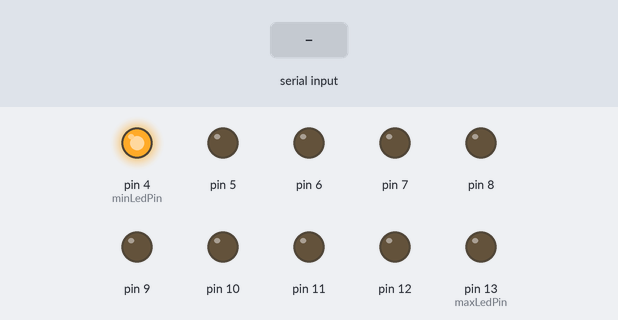
The sketch below on a simulated Arduino Uno, built with avr-gcc and run on an emulated ATmega328P. Parts: output pins drawn as LEDs (lit = HIGH). Inputs (shaded band) come from the test bench.

Above: at 0.5 s.
At 1.2 s:
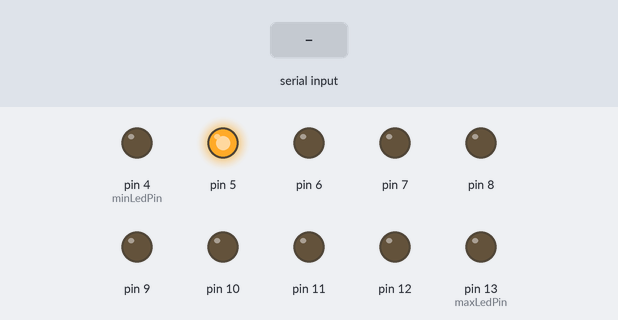
1.3 s: "l" received over Serial
At 1.6 s:
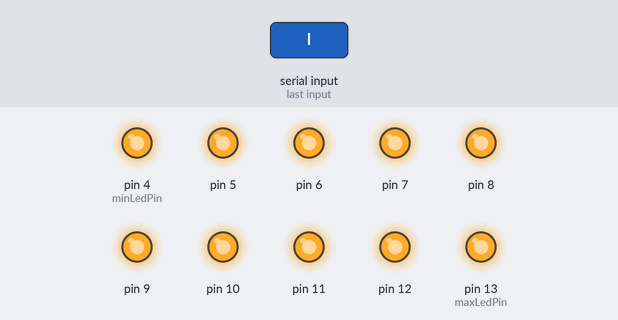
Timing chart, 0 to 4.3 s (numbered marks = the images above; inputs shaded):
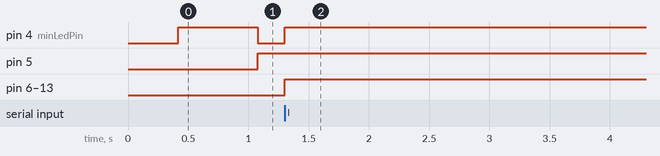

Measured:
- after the input at 1.3 s, pin 5: stops changing and stays HIGH

The sketch:

arcade.ino
```cpp
const int minLedPin =  4;
const int maxLedPin = 13;
int currentMillis = 0;
int nbAnim1 = 0;
int nbAnim2 = 0;
bool Anim1Step = false;
bool Anim2Step = false;
int currentAnim = 1;
int nbAnims = 2;
int currentLed = minLedPin-1;
signed int StartTime = 0;
bool doAnim = true;

void setup(){
  for(int ledPin=minLedPin;ledPin<=maxLedPin;ledPin++){
    pinMode(ledPin, OUTPUT);
  }

  StartTime = millis();

  Serial.begin(9600);
}

int anim1(){
  if(currentMillis >= 250){
    currentMillis = 0;
    Anim1Step = !Anim1Step;
    if(Anim1Step){

      if(currentLed == maxLedPin){
        currentLed = minLedPin;
      }else{
        currentLed++;
      }
      digitalWrite(currentLed, HIGH);
    }
    if(currentLed - 1 >= minLedPin){
      digitalWrite(currentLed-1, LOW);
    }else{
      digitalWrite(maxLedPin, LOW);
    }
    nbAnim1++;
  }
  return nbAnim1;
}

int anim2(){
  if(currentMillis >= 250){
    currentMillis =  0;
    Anim2Step = !Anim2Step;
    if(Anim2Step){
      for(int current=minLedPin;current<=maxLedPin;current++){
        digitalWrite(current, HIGH);
      }
    }else{
      for(int current=minLedPin;current<=maxLedPin;current++){
        digitalWrite(current, LOW);
      }
      nbAnim2++;
    }
  }
  return nbAnim2;
}

void setAll(bool high){
  for(int current=minLedPin;current<=maxLedPin;current++){
      if(high){
        digitalWrite(current, HIGH);
      }else{
        digitalWrite(current, LOW);
      }
  }
}

void loop(){
  currentMillis += millis() - StartTime;
  StartTime = millis();

  if (Serial.available() > 0) {
    if(Serial.read() == 108){
      doAnim = false;
      currentMillis = 0;
      setAll(true);
    }
  }

  if(doAnim){
    if(currentAnim == 1){
      if(anim1() == 20){
        currentAnim = 2;
        nbAnim1 = 0;
      }
    }else{
      if(anim2() == 3){
        currentAnim = 1;
        nbAnim2 = 0;
        currentLed = minLedPin-1;
      }
    }
  }else{
    if(currentMillis > 90000){
      doAnim = true;
      currentLed = minLedPin;
      nbAnim1 = 0;
      nbAnim2 = 0;
      currentMillis = 0;
    }
  }
}
```
